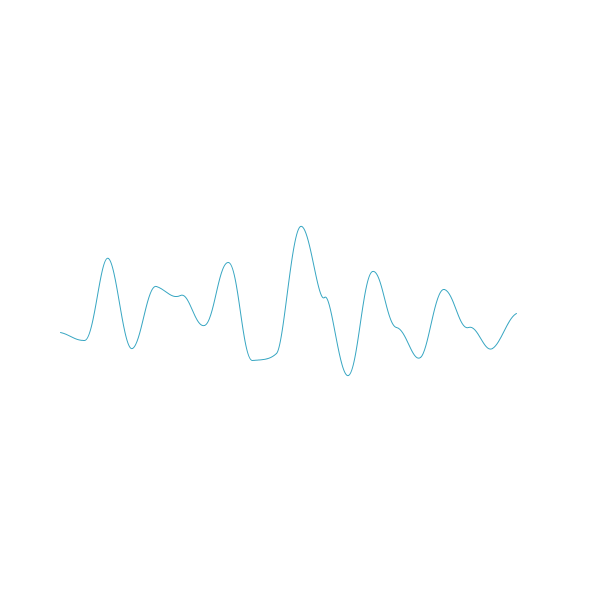
Frame 1 (no input)
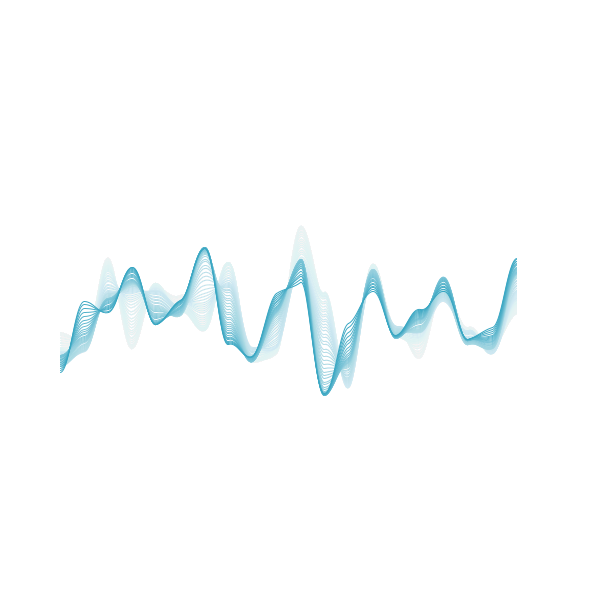
Frame 60 (the mouse pressed at the canvas centre just before this capture)
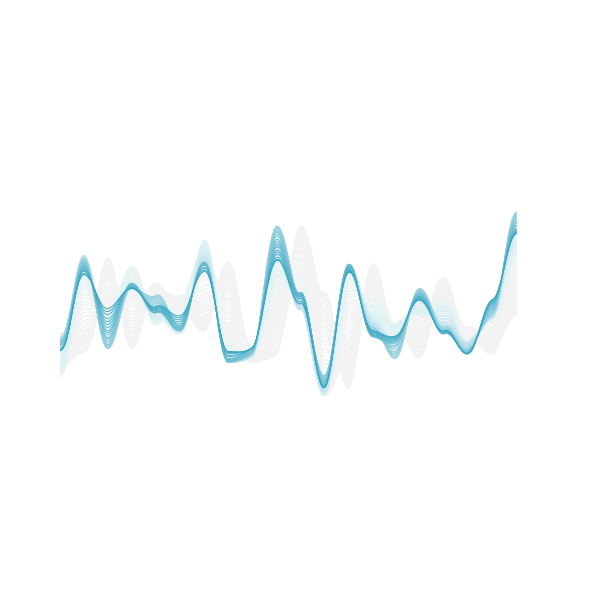
Frame 120 (the mouse held since frame 60 and released just before this capture)

The Processing sketch that drew these frames (run headless with seeded random() and noise(); from frame 60 on, the mouse is pressed at the canvas centre):

// Processing sketch: build
// ── build.pde
//**********************************************************************
// Program name      : .pde
// Author            : Bryan Costanza (GitHub: TravelByRocket)
// Date created      : 20191201
// Purpose           : 
//**********************************************************************

int anchorCount;

void settings() {
  size(600,600);
}

void setup() {
  anchorCount = 20;
  createSaveString();

	background(255);
}


void draw() {
	noStroke();
	fill(255,10);
	rect(0, 0, width, height);

	float[] anchorX = new float[anchorCount];
	float[] anchorY = new float[anchorCount];

	float noiseScale = 0.01;
	float controlRadius = 10;

	float[] angleNoiseValue = new float[anchorCount];
	float[] controlAngleDeg = new float[anchorCount];

	float[] controlLeftX = new float[anchorCount];
	float[] controlLeftY = new float[anchorCount];
	float[] controlRightX = new float[anchorCount];
	float[] controlRightY = new float[anchorCount];

	for (int i = 0; i < anchorCount; ++i) {
		anchorX[i] = map(i, 0, anchorCount, width/10, width*9/10);

		float heightNoiseValue = noise(0, frameCount * noiseScale + i);
		anchorY[i] = map(heightNoiseValue, 0, 1, height/4, height*3/4);

		angleNoiseValue[i] = noise(frameCount * noiseScale + i);
		controlAngleDeg[i] = map(angleNoiseValue[i], 0, 1, -60, 60);

		controlLeftX[i] = anchorX[i] - controlRadius * cos(radians(controlAngleDeg[i]));
		controlLeftY[i] = anchorY[i] - controlRadius * sin(radians(controlAngleDeg[i]));
		controlRightX[i] = anchorX[i] + controlRadius * cos(radians(controlAngleDeg[i]));
		controlRightY[i] = anchorY[i] + controlRadius * sin(radians(controlAngleDeg[i]));

		// noStroke();
		// fill(225);
		// circle(anchorX[i],anchorY[i],5);
		// circle(controlLeftX[i],controlLeftY[i],5);
		// circle(controlRightX[i],controlRightY[i],5);
		// stroke(225);
		// line(anchorX[i], anchorY[i], controlLeftX[i], controlLeftY[i]);
		// line(anchorX[i], anchorY[i], controlRightX[i], controlRightY[i]);
	}

	for (int j = 0; j < anchorCount - 1; ++j) {
		noFill();
		strokeWeight(1);
		stroke(#38a6c2);
		bezier(anchorX[j], anchorY[j], 
					 controlRightX[j], controlRightY[j], 
					 controlLeftX[j+1], controlLeftY[j+1], 
					 anchorX[j+1], anchorY[j+1]);
	}

	saveScreenshot();  
}

void saveScreenshot(){
	save(folderName + "/capture" + nf(frameCount,4) + ".png");
}

String folderName;
void createSaveString(){
	String dateTimeCode = year() +
								 nf(month(),2) + 
								 nf(day(),2) + 
								 nf(hour(),2) + 
								 nf(minute(),2) + 
								 nf(second(),2);
	folderName = "screenshots" + dateTimeCode;
}
